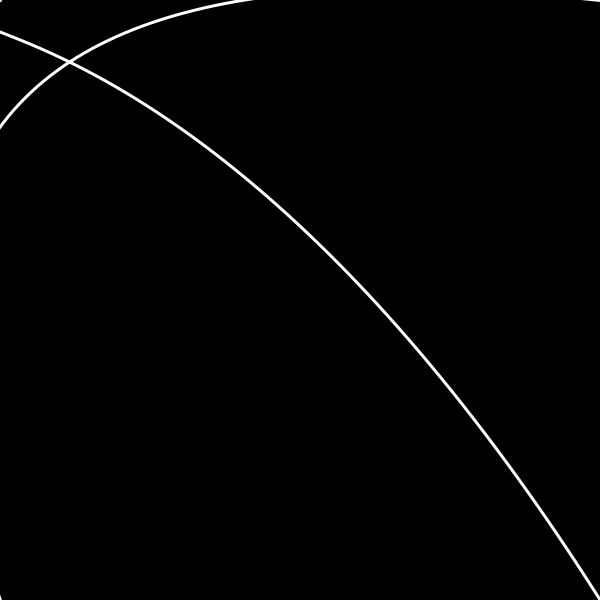
Frame 1 (no input)
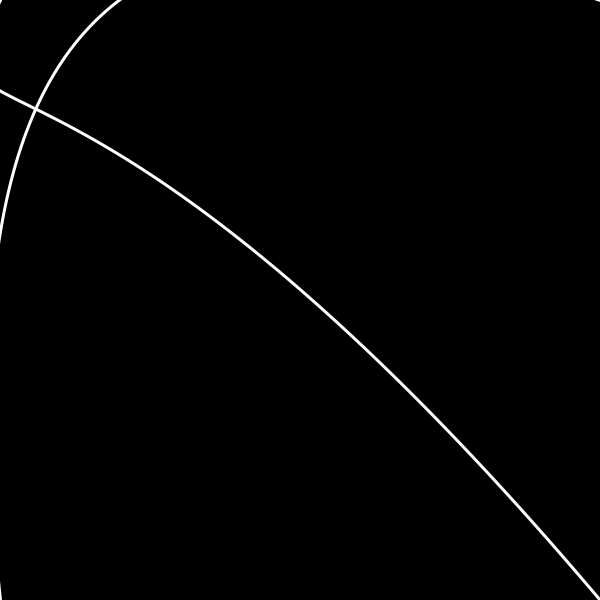
Frame 60 (the mouse pressed at the canvas centre just before this capture)
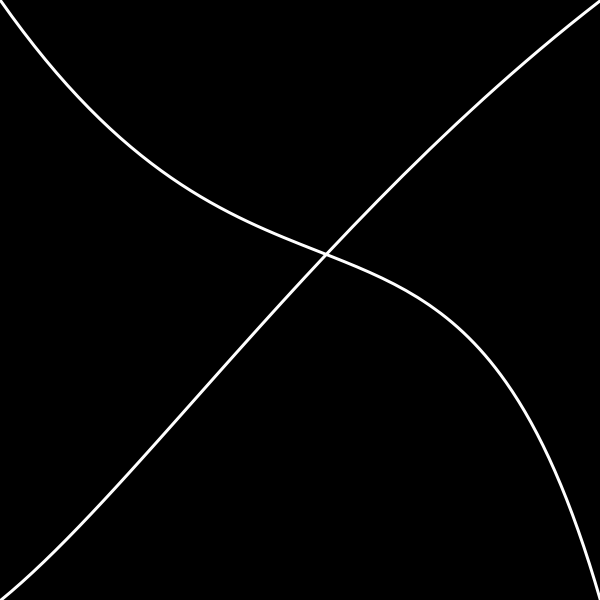
Frame 120 (the mouse held since frame 60 and released just before this capture)

The Processing sketch that drew these frames (run headless with seeded random() and noise(); from frame 60 on, the mouse is pressed at the canvas centre):

// Processing sketch: processing_7282
// ── processing_7282.pde

int cx1,cy1,cx2,cy2;
void setup() {
  size(600,600);
  frameRate(30);
}
void draw() {
  background(0);
  noFill();
  strokeWeight(3);
  stroke(255);
  cx1 = int(random(200));
  cy1 = int(random(200));
  cx2 = int(random(200));
  cy2 = int(random(200));
  bezier(0,0,mouseX-cx1,mouseY+cy1,mouseX+cx2,mouseY-cy2,600,600);
  bezier(600,0,mouseX+cx1,mouseY-cy1,mouseX-cx2,mouseY+cy2,0,600);
}
